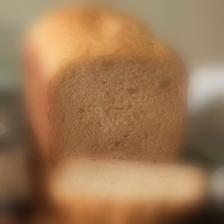
#> input picture blurred_low.jpg, 224 x 224 px; the run also reads 1 picture not shown here
$ python test_test.py
#> lines starting #> are read from the running program, lines starting #| are printed output that depends on the picture
import cv2
import numpy as np

# Load generated blurred images
img_low = cv2.imread("blurred_low.jpg")
#> img_low is the input picture: shape (224, 224, 3); mean B, G, R 83, 119.1, 157
img_high = cv2.imread("blurred_high.jpg")

if img_low is None or img_high is None:
    raise FileNotFoundError("Could not load 'blurred_low.jpg' or 'blurred_high.jpg'. Ensure they exist in the current directory.")

# Calculate absolute pixel-by-pixel difference
diff = cv2.absdiff(img_low, img_high)
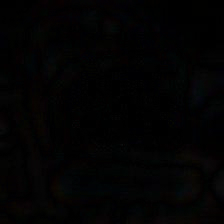
#> diff: shape (224, 224, 3); mean B, G, R 2.38, 2.29, 2.49

# Numerical difference statistics
mean_diff = np.mean(diff)
#> mean_diff = 2.39
max_diff = np.max(diff)
#> max_diff = 17
differing_pixels = np.count_nonzero(diff)
#> differing_pixels = 124402
total_values = diff.size
#> total_values = 150528
pct_differing = (differing_pixels / total_values) * 100
#> pct_differing = 82.64

print(f"--- Difference Analysis (Low vs High) ---")
print(f"Max pixel difference:       {max_diff}")
#| Max pixel difference:       17
print(f"Mean pixel difference:      {mean_diff:.4f}")
#| Mean pixel difference:      2.3861
print(f"Differing channels/pixels:  {differing_pixels}/{total_values} ({pct_differing:.2f}%)")
#| Differing channels/pixels:  124402/150528 (82.64%)

# Amplify the difference by 15x for visual clarity and save to disk
amplified_diff = np.clip(diff.astype(np.uint16) * 15, 0, 255).astype(np.uint8)
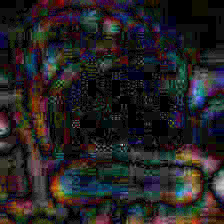
#> amplified_diff: shape (224, 224, 3); mean B, G, R 35.6, 34.4, 37.4
output_path = "diff_low_vs_high.jpg"
cv2.imwrite(output_path, amplified_diff)

print(f"\nAmplified difference image saved to: {output_path}")
